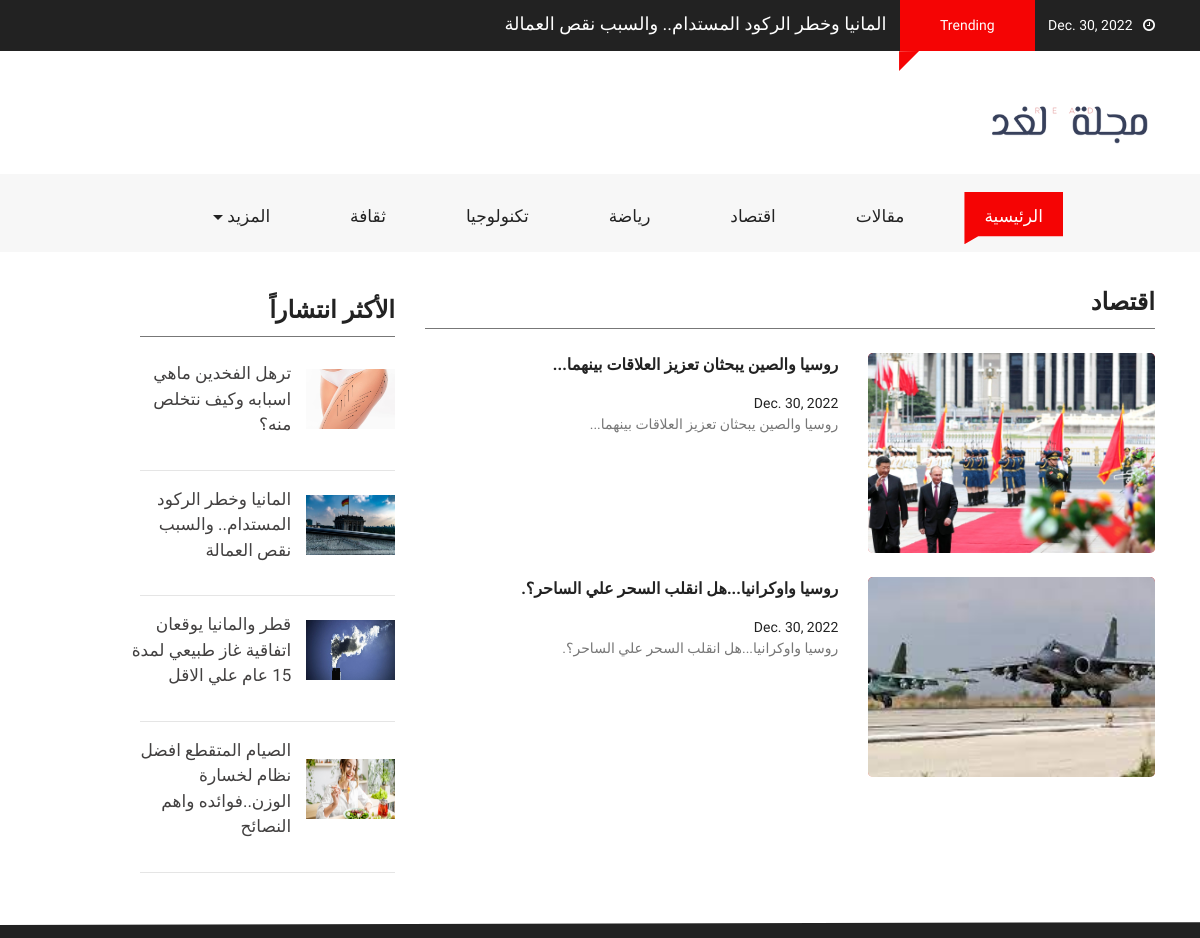
Screenshot of /section/اقتصاد/ with the database file from the repository.
### main/models.py (models this page shows, shortened)
class New(models.Model):
    type_post = [
        ('News','News'),
        ('Blogs','Blogs'),
    ]
    choices= [
        ('ثقافة','ثقافة'),
        ('اقتصاد','اقتصاد'),
        ('رياضة','رياضة'),
        ('صحةوجمال','صحةوجمال'),
        ('تكنولوجيا','تكنولوجيا'),
    ]
    title = models.CharField(max_length=100)
    author = models.CharField(max_length=20,null=True, blank=True)
    image = models.ImageField()
    date_post = models.DateField(null=True, blank=True)
    short_decsription = models.CharField(max_length=100)
    long_decsription = models.TextField(default='DESC')
    type = models.CharField(max_length=50, choices=type_post,default='Blogs')
    most_popular = models.BooleanField(default=False)
    trending = models.BooleanField(default=False)
    main = models.BooleanField(default=False)
    main2 = models.BooleanField(default=False)
    cate = models.CharField(choices=choices,max_length=12)

### main/views.py (the view)
# urls.py: path('section/<str:cate>/',views.section,name='section')
def section(request,cate):
    news = New.objects.filter(cate=cate).order_by('-date_post')
    date_now  = datetime.datetime.now()
    return render(request,'main/section.html',{
        'f':cate,
        'blog':news,
        'most':most,
        'D_N':date_now.date(),
        'mostrend':trend[0]
    })

### templates/main/section.html (shortened to what this page needs)
{% extends "./layout.html" %}
{% load static %}
{% block content %}
<div class="container-fluid pb-4 pt-4 paddding">
    <div class="container paddding">
        <div class="row mx-0">
            <div class="col-md-8 animate-box" data-animate-effect="fadeInLeft">
                <div>
                    <div class="fh5co_heading fh5co_heading_border_bottom py-2 mb-4" style="font-weight: bold;" >{{f}}</div>
                </div>
                {% for bl in blog %}
                {% if not bl.most_popular and not  bl.trending %}
                <div class="row pb-4 more">
                    <div class="col-md-5">
                        <a href="{% url 'main:page' bl.id %}">
                        <div class="fh5co_hover_news_img">
                            <div class="fh5co_news_img"><img src="{{bl.image.url}}" alt=""/></div>
                        </div>
                        </a>
                    </div>
                    <div class="col-md-7 animate-box">
                        <a href="{% url 'main:page' bl.id %}" class="fh5co_magna py-2"> {{bl.title}}. <br> </a> <a href="{% url 'main:page' bl.id %}" class="fh5co_mini_time py-3">
                        {{bl.date_post}}
                        <div class="fh5co_consectetur"> {{bl.short_decsription}}.
                        </div></a>
                    </div>
                </div>
                {% endif %}
                {% endfor %}
            </div>
            <div class="col-md-3 animate-box" data-animate-effect="fadeInRight">
                <div>
                    <div class="fh5co_heading fh5co_heading_border_bottom pt-3 py-2 mb-4" style="font-weight: bold;">الأكثر انتشاراً</div>
                </div>
                {% for ne in most  %}
                <div class="row pb-3 ">
                    <div class="col-5 align-self-center">
                        <a href="{% url 'main:page' ne.id %}"> <img src="{{ne.image.url}}" alt="img" class="fh5co_most_trading"/>
                    </div></a>
                    <div class="col-7 paddding">
                        <a href="{% url 'main:page' ne.id %}" class="d-block fh5co_small_post_heading"><span class="">{{ne.title}}</span>
                    </div></a>
                </div>
                <hr>
                {% endfor %}
            </div>
        </div>
    </div>
</div>
{%endblock%}

### templates/main/layout.html (shortened to what this page needs)
{% load static %}
<!DOCTYPE html>
<html lang="en" class="no-js">
<head>
    <link href="{% static 'css/media_query.css' %}" rel="stylesheet" type="text/css"/>
    <link href="{% static 'css/bootstrap.css' %}" rel="stylesheet" type="text/css"/>
    <link href="https://maxcdn.bootstrapcdn.com/font-awesome/4.7.0/css/font-awesome.min.css" rel="stylesheet"
>
    <link href="{% static 'css/animate.css' %}" rel="stylesheet" type="text/css"/>
    <link href="{% static 'css/owl.carousel.css' %}" rel="stylesheet" type="text/css"/>
    <link href="{% static 'css/owl.theme.default.css' %}" rel="stylesheet" type="text/css"/>
    <link href="{% static 'css/style_1.css' %}" rel="stylesheet" type="text/css"/>
</head>
<body class="{% block class %}{%endblock%}" dir="rtl">
<div class="container-fluid fh5co_header_bg">
    <div class="container">
        <div class="row" >
            <div class="col-12 fh5co_mediya_center"><a href="" class="color_fff fh5co_mediya_setting" dir="rtl"><i
                    class="fa fa-clock-o"></i>&nbsp;&nbsp;&nbsp;{{D_N}}</a>
                <div class="d-inline-block fh5co_trading_posotion_relative"><a href="" class="treding_btn">Trending</a>
                    <div class="fh5co_treding_position_absolute"></div>
                </div>
                <a href="{% url 'main:page' mostrend.id %}" class="color_fff fh5co_mediya_setting" style= "font-size:18px">{{mostrend.title}}</a>
            </div>
        </div>
    </div>
</div>
<div class="container-fluid">
    <div class="container">
        <div class="row">
            <div class="col-12 col-md-3 fh5co_padding_menu" >
                <img style= "width:200px;" src="/media/logo.png" alt="img" class="fh5co_logo_width"/>
            </div>
            </div>
        </div>
    </div>
<div class="container-fluid bg-faded fh5co_padd_mediya padding_786">
    <div class="container padding_786">
        <nav class="navbar navbar-toggleable-md navbar-light ">
            <div class="collapse navbar-collapse" id="navbarSupportedContent">
                <ul class="navbar-nav mr-auto" style= "font-size : 17px">
                    <li class="nav-item active">
                        <a class="nav-link" href="{% url 'main:index'%}">الرئيسية <span class="sr-only">(current)</span></a>
                    </li>
                    <li class="nav-item ">
                        <a class="nav-link" href="{% url 'main:blog'%}">مقالات <span class="sr-only">(current)</span></a>
                    </li>
                    <li class="nav-item ">
                        <a class="nav-link" href="{% url 'main:section' 'اقتصاد' %}">اقتصاد <span class="sr-only">(current)</span></a>
                    </li>
                    <li class="nav-item ">
                        <a class="nav-link" href="{% url 'main:section' 'رياضة' %}">رياضة <span class="sr-only">(current)</span></a>
                    </li>
                    <li class="nav-item ">
                        <a class="nav-link" href="{% url 'main:section' 'تكنولوجيا' %}">تكنولوجيا <span class="sr-only">(current)</span></a>
                    </li>
                    <li class="nav-item ">
                        <a class="nav-link" href="{% url 'main:section' 'ثقافة' %}">ثقافة<span class="sr-only">(current)</span></a>
                    </li>
                    <li class="nav-item dropdown">
                        <a class="nav-link dropdown-toggle" href="#" id="dropdownMenuButton2" data-toggle="dropdown"
                           aria-haspopup="true" aria-expanded="false">المزيد <span class="sr-only">(current)</span></a>
                    </li>
                </ul>
            </div>
        </nav>
    </div>
</div>
{% block content %} {% endblock %}
<div class="container-fluid fh5co_footer_bg pb-3">
</body>
</html>

### main/static/css/style_1.css (style rules this page uses)
a,a:hover { color:#f50404 }
.fh5co_header_bg { background:#222;color:#fff }
.color_fff { color:#fff !important }
.treding_btn { background:#f50404;color:#fff;margin:0 10px;display:inline-block;padding:15px 40px }
.fh5co_trading_posotion_relative { position:relative }
.fh5co_treding_position_absolute { -webkit-clip-path:polygon(0 1%, 100% 0, 0 100%, 0% 100%);-moz-clip-path:polygon(0 1%, 100% 0, 0 100%, 0% 100%);-ms-clip-path:polygon(0 1%, 100% 0, 0 100%, 0% 100%);clip-path:polygon(0 1%, 100% 0, 0 100%, 0% 100%);height:20px;width:20px;background:#f50404;position:absolute;left:9px }
.fh5co_logo_width { width:130px }
.navbar-light .navbar-nav .open>.nav-link,.navbar-light .navbar-nav .active>.nav-link,.navbar-light .navbar-nav .nav-link.open,.navbar-light .navbar-nav .nav-link.active { color:#fff !important;padding-top:12px !important;padding-bottom:15px !important;padding-left:20px !important;padding-right:20px !important;margin:0 20px !important;-moz-transition:all .5s ease;-o-transition:all .5s ease;-webkit-transition:all .5s ease;-ms-transition:all .5s ease;transition:all .5s ease;background:#f50404 !important;-webkit-clip-path:polygon(100% 0, 100% 85%, 14% 85%, 0 100%, 0% 60%, 0 0);-moz-clip-path:polygon(100% 0, 100% 85%, 14% 85%, 0 100%, 0% 60%, 0 0);-ms-clip-path:polygon(100% 0, 100% 85%, 14% 85%, 0 100%, 0% 60%, 0 0);clip-path:polygon(100% 0, 100% 85%, 14% 85%, 0 100%, 0% 60%, 0 0) }
.navbar-light .navbar-nav .nav-link { color:#222 !important;padding-top:12px !important;padding-bottom:15px !important;padding-left:20px !important;padding-right:20px !important;margin:0 20px !important;-moz-transition:all .5s ease;-o-transition:all .5s ease;-webkit-transition:all .5s ease;-ms-transition:all .5s ease;transition:all .5s ease;position:relative !important;-webkit-clip-path:polygon(100% 0, 100% 85%, 14% 85%, 0 100%, 0% 60%, 0 0);-moz-clip-path:polygon(100% 0, 100% 85%, 14% 85%, 0 100%, 0% 60%, 0 0);-ms-clip-path:polygon(100% 0, 100% 85%, 14% 85%, 0 100%, 0% 60%, 0 0);clip-path:polygon(100% 0, 100% 85%, 14% 85%, 0 100%, 0% 60%, 0 0) }
.fh5co_padding_menu { padding:20px 0 }
.fh5co_padd_mediya { padding-top:10px }
.paddding { padding-left:0 !important;padding-right:0 !important }
.fh5co_heading { font-size:20px;color:#424040 }
.fh5co_heading_border_bottom { border-bottom:1px solid #777 }
.fh5co_news_img { height:200px;-webkit-border-radius:5px;-moz-border-radius:5px;-ms-border-radius:5px;border-radius:5px;overflow:hidden;position:relative;top:0;-webkit-box-shadow:inset 0 2px 3px 1px;-moz-box-shadow:inset 0 2px 3px 1px;-o-box-shadow:inset 0 2px 3px 1px;box-shadow:inset 0 2px 3px 1px;-moz-transition:all all 0.5s ease;-o-transition:all all 0.5s ease;-webkit-transition:all all 0.5s ease;-ms-transition:all all 0.5s ease;transition:all all 0.5s ease }
.fh5co_news_img>img { height:260px;min-width:100% }
.fh5co_small_post_heading { font-size:17px;color:#424040;-moz-transition:all all 0.5s ease;-o-transition:all all 0.5s ease;-webkit-transition:all all 0.5s ease;-ms-transition:all all 0.5s ease;transition:all all 0.5s ease }
.fh5co_magna { font-size:16px;color:#222 !important;font-weight:800 }
.fh5co_mini_time { font-size:14px;color:#222;display:inline-block }
.fh5co_consectetur { font-size:14px;color:#777 }
.fh5co_most_trading { height:60px;width:100% }
.fh5co_footer_bg { background:#222;color:#fff;-webkit-clip-path:polygon(0 17%, 100% 0, 100% 100%, 0% 100%);clip-path:polygon(0 17%, 100% 0, 100% 100%, 0% 100%) }
.fh5co_heading { font-size:24px;color:#222 }
.js .animate-box { opacity:0 }
.more { display: none; }
.more:nth-child(1), .more:nth-child(2), .more:nth-child(3), .more:nth-child(4) { display: flex; }

### rows the page displays
New: title "المانيا وخطر الركود المستدام.. والسبب نقص العمالة", image (picture)
New: image (picture), title "روسيا والصين يبحثان تعزيز العلاقات بينهما..", date_post "Dec. 30, 2022", short_decsription "روسيا والصين يبحثان تعزيز العلاقات بينهما.."
New: image (picture), title "روسيا واوكرانيا...هل انقلب السحر علي الساحر؟", date_post "Dec. 30, 2022", short_decsription "روسيا واوكرانيا...هل انقلب السحر علي الساحر؟"
New: image (picture), title "ترهل الفخدين ماهي اسبابه وكيف نتخلص منه؟"
New: image (picture), title "قطر والمانيا يوقعان اتفاقية غاز طبيعي لمدة 15 عام علي الاقل"
New: image (picture), title "الصيام المتقطع افضل نظام لخسارة الوزن..فوائده واهم النصائح"

### other values shown
{{ f }} "اقتصاد"
